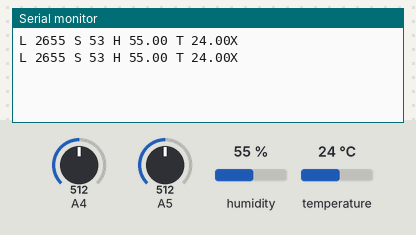
A sketch run on a simulated Arduino Uno, built with avr-gcc and run on an emulated ATmega328P. On the bench: the last lines printed to the serial monitor. The inputs (shaded band) are chosen by the test bench; at power-on: humidity 55 %, A4 = 512, A5 = 512, temperature 24 °C.

Above: at 4.8 s.
4.9 s: humidity set to 22 %
At 7.5 s:
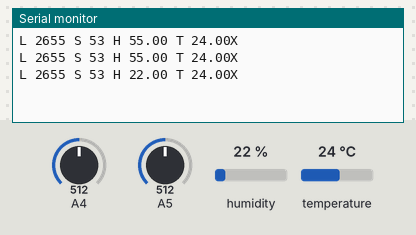
7.9 s: A4 set to 716
At 8.8 s:
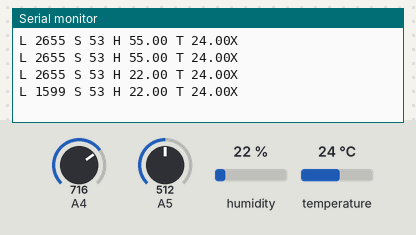
10.9 s: A5 set to 716
At 12.5 s:
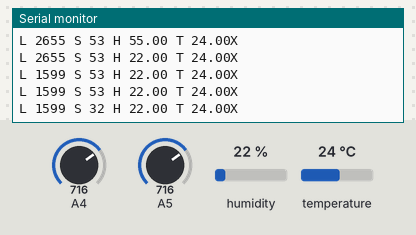
13.9 s: temperature set to 12 °C
At 14.9 s:
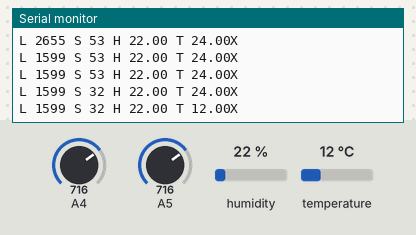
16.9 s: A4 set to 992
At 18.6 s:
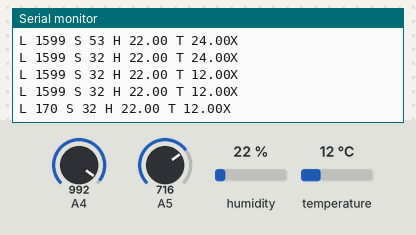
19.9 s: A5 set to 992
At 21.0 s:
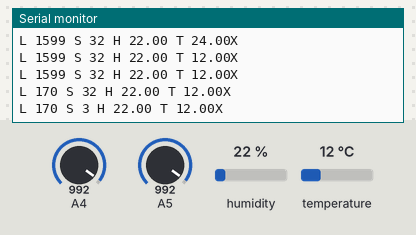
Timing chart, 0 to 22.9 s (numbered marks = the images above; inputs shaded):
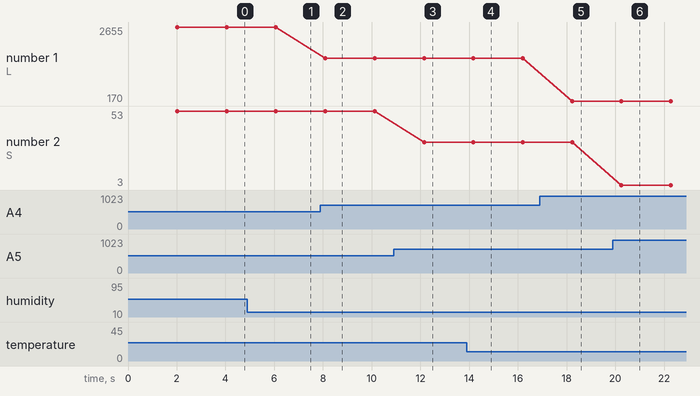

Measured:
- after the input at 4.9 s, the serial monitor: prints a new line after 1.2 s (image 1)
- after the input at 7.9 s, the serial monitor: prints a new line after 0.20 s (image 2)
- after the input at 10.9 s, the serial monitor: prints a new line after 1.2 s (image 3)
- after the input at 13.9 s, the serial monitor: prints a new line after 0.27 s (image 4)
- after the input at 16.9 s, the serial monitor: prints a new line after 1.3 s (image 5)
- after the input at 19.9 s, the serial monitor: prints a new line after 0.35 s (image 6)
- plotted number 1: 2655 → 1599 after the input at 7.9 s, 1599 → 170 after the input at 16.9 s
- plotted number 2: 53 → 32 after the input at 10.9 s, 32 → 3 after the input at 19.9 s

The sketch:

Sensor_circuit.ino
```cpp
// Example testing sketch for various DHT humidity/temperature sensors
// Written by ladyada, public domain

// REQUIRES the following Arduino libraries:
// - DHT Sensor Library: https://github.com/adafruit/DHT-sensor-library
// - Adafruit Unified Sensor Lib: https://github.com/adafruit/Adafruit_Sensor

#include "DHT.h"

#define DHTPIN 7   // Digital pin connected to the DHT sensor
// Feather HUZZAH ESP8266 note: use pins 3, 4, 5, 12, 13 or 14 --
// Pin 15 can work but DHT must be disconnected during program upload.

// Uncomment whatever type you're using!
#define DHTTYPE DHT11   // DHT 11
//#define DHTTYPE DHT22   // DHT 22  (AM2302), AM2321
//#define DHTTYPE DHT21   // DHT 21 (AM2301)

// Connect pin 1 (on the left) of the sensor to +5V
// NOTE: If using a board with 3.3V logic like an Arduino Due connect pin 1
// to 3.3V instead of 5V!
// Connect pin 2 of the sensor to whatever your DHTPIN is
// Connect pin 3 (on the right) of the sensor to GROUND (if your sensor has 3 pins)
// Connect pin 4 (on the right) of the sensor to GROUND and leave the pin 3 EMPTY (if your sensor has 4 pins)
// Connect a 10K resistor from pin 2 (data) to pin 1 (power) of the sensor

// Initialize DHT sensor.
// Note that older versions of this library took an optional third parameter to
// tweak the timings for faster processors.  This parameter is no longer needed
// as the current DHT reading algorithm adjusts itself to work on faster procs.
DHT dht(DHTPIN, DHTTYPE);

void setup() {
  Serial.begin(9600);
  //Serial.println(F("DHTxx test!"));

  dht.begin();
}

void loop() {
  // Wait a few seconds between measurements.
  delay(2000);

  // Reading temperature or humidity takes about 250 milliseconds!
  // Sensor readings may also be up to 2 seconds 'old' (its a very slow sensor)
  float h = dht.readHumidity();
  // Read temperature as Celsius (the default)
  float t = dht.readTemperature();
  // Read temperature as Fahrenheit (isFahrenheit = true)
  float f = dht.readTemperature(true);

  // Check if any reads failed and exit early (to try again).
  if (isnan(h) || isnan(t) || isnan(f)) {
    Serial.println(F("Failed to read from DHT sensor!"));
    return;
  }

  // Compute heat index in Fahrenheit (the default)
  float hif = dht.computeHeatIndex(f, h);
  // Compute heat index in Celsius (isFahreheit = false)
  float hic = dht.computeHeatIndex(t, h, false);
  int hum = h;
  int temp = t;

//Serial.print(h);
//Serial.print(t);
//Serial.print("A");

  int light = map(analogRead(A4),1023,40,10,5100);
   int tempsoil = analogRead(A5);
   int soil = map(tempsoil, 1023, 70 ,0,100);
  Serial.print("L ");
  Serial.print(light);
   Serial.print(" S ");
   Serial.print(soil);
  Serial.print(" H ");
  Serial.print(h);
  Serial.print(" T ");
  Serial.print(t);
  Serial.println("X");
//  Serial.print(f);
//  Serial.print(F("°F  Heat index: "));
//  Serial.print(hic);
//  Serial.print(F("°C "));
//  Serial.print(hif);
//  Serial.println(F("°F"));
}
```
